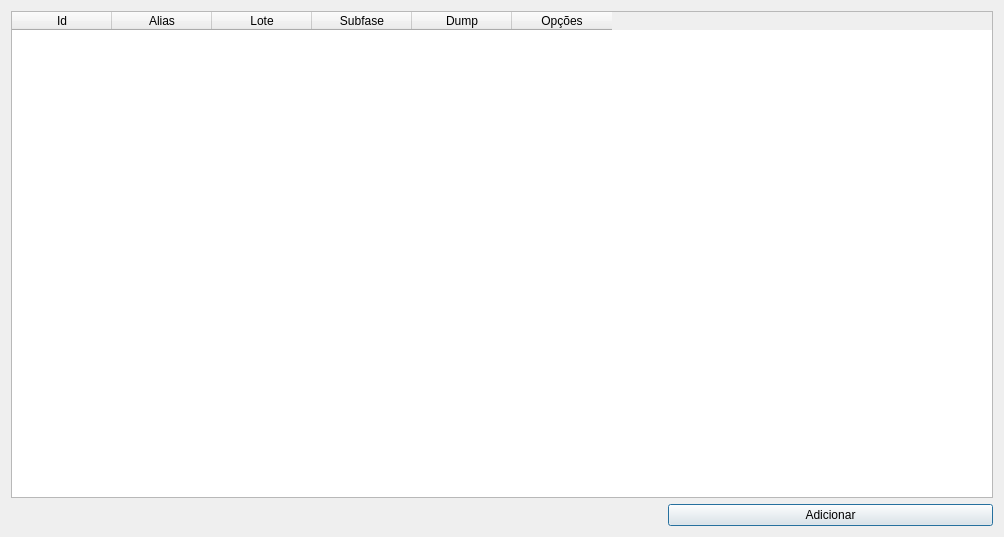
<?xml version="1.0" encoding="UTF-8"?>
<ui version="4.0">
 <class>Dialog</class>
 <widget class="QDialog" name="Dialog">
  <property name="geometry">
   <rect>
    <x>0</x>
    <y>0</y>
    <width>1004</width>
    <height>537</height>
   </rect>
  </property>
  <property name="windowTitle">
   <string>Dialog</string>
  </property>
  <layout class="QGridLayout" name="gridLayout">
   <item row="1" column="2">
    <widget class="QPushButton" name="addProfileBtn">
     <property name="text">
      <string>Adicionar</string>
     </property>
    </widget>
   </item>
   <item row="0" column="0" colspan="3">
    <widget class="QTableWidget" name="tableWidget">
     <column>
      <property name="text">
       <string>Id</string>
      </property>
     </column>
     <column>
      <property name="text">
       <string>Alias</string>
      </property>
     </column>
     <column>
      <property name="text">
       <string>Lote</string>
      </property>
     </column>
     <column>
      <property name="text">
       <string>Subfase</string>
      </property>
     </column>
     <column>
      <property name="text">
       <string>Dump</string>
      </property>
     </column>
     <column>
      <property name="text">
       <string>Opções</string>
      </property>
     </column>
    </widget>
   </item>
   <item row="1" column="0" colspan="2">
    <spacer name="horizontalSpacer">
     <property name="orientation">
      <enum>Qt::Horizontal</enum>
     </property>
     <property name="sizeHint" stdset="0">
      <size>
       <width>336</width>
       <height>20</height>
      </size>
     </property>
    </spacer>
   </item>
  </layout>
 </widget>
 <resources/>
 <connections/>
</ui>
